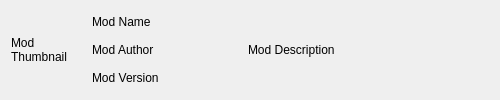
<?xml version="1.0" encoding="UTF-8"?>
<ui version="4.0">
 <class>DreadMod</class>
 <widget class="QWidget" name="DreadMod">
  <property name="geometry">
   <rect>
    <x>0</x>
    <y>0</y>
    <width>500</width>
    <height>100</height>
   </rect>
  </property>
  <property name="sizePolicy">
   <sizepolicy hsizetype="MinimumExpanding" vsizetype="Fixed">
    <horstretch>0</horstretch>
    <verstretch>0</verstretch>
   </sizepolicy>
  </property>
  <property name="minimumSize">
   <size>
    <width>500</width>
    <height>100</height>
   </size>
  </property>
  <property name="maximumSize">
   <size>
    <width>16777215</width>
    <height>100</height>
   </size>
  </property>
  <property name="windowTitle">
   <string>Form</string>
  </property>
  <layout class="QHBoxLayout" name="horizontalLayout">
   <item>
    <widget class="QLabel" name="thumbnail_label">
     <property name="sizePolicy">
      <sizepolicy hsizetype="Fixed" vsizetype="Fixed">
       <horstretch>0</horstretch>
       <verstretch>0</verstretch>
      </sizepolicy>
     </property>
     <property name="minimumSize">
      <size>
       <width>75</width>
       <height>75</height>
      </size>
     </property>
     <property name="maximumSize">
      <size>
       <width>75</width>
       <height>75</height>
      </size>
     </property>
     <property name="baseSize">
      <size>
       <width>75</width>
       <height>75</height>
      </size>
     </property>
     <property name="text">
      <string>Mod Thumbnail</string>
     </property>
     <property name="textFormat">
      <enum>Qt::TextFormat::PlainText</enum>
     </property>
     <property name="scaledContents">
      <bool>true</bool>
     </property>
     <property name="wordWrap">
      <bool>true</bool>
     </property>
    </widget>
   </item>
   <item>
    <layout class="QVBoxLayout" name="mod_info_layout">
     <property name="sizeConstraint">
      <enum>QLayout::SizeConstraint::SetDefaultConstraint</enum>
     </property>
     <item>
      <widget class="QLabel" name="name_label">
       <property name="sizePolicy">
        <sizepolicy hsizetype="Fixed" vsizetype="Preferred">
         <horstretch>0</horstretch>
         <verstretch>0</verstretch>
        </sizepolicy>
       </property>
       <property name="minimumSize">
        <size>
         <width>150</width>
         <height>0</height>
        </size>
       </property>
       <property name="maximumSize">
        <size>
         <width>150</width>
         <height>16777215</height>
        </size>
       </property>
       <property name="text">
        <string>Mod Name</string>
       </property>
       <property name="textFormat">
        <enum>Qt::TextFormat::PlainText</enum>
       </property>
      </widget>
     </item>
     <item>
      <widget class="QLabel" name="author_label">
       <property name="sizePolicy">
        <sizepolicy hsizetype="Fixed" vsizetype="Preferred">
         <horstretch>0</horstretch>
         <verstretch>0</verstretch>
        </sizepolicy>
       </property>
       <property name="minimumSize">
        <size>
         <width>150</width>
         <height>0</height>
        </size>
       </property>
       <property name="maximumSize">
        <size>
         <width>150</width>
         <height>16777215</height>
        </size>
       </property>
       <property name="text">
        <string>Mod Author</string>
       </property>
       <property name="textFormat">
        <enum>Qt::TextFormat::PlainText</enum>
       </property>
      </widget>
     </item>
     <item>
      <widget class="QLabel" name="version_label">
       <property name="sizePolicy">
        <sizepolicy hsizetype="Fixed" vsizetype="Preferred">
         <horstretch>0</horstretch>
         <verstretch>0</verstretch>
        </sizepolicy>
       </property>
       <property name="minimumSize">
        <size>
         <width>150</width>
         <height>0</height>
        </size>
       </property>
       <property name="maximumSize">
        <size>
         <width>150</width>
         <height>16777215</height>
        </size>
       </property>
       <property name="text">
        <string>Mod Version</string>
       </property>
       <property name="textFormat">
        <enum>Qt::TextFormat::PlainText</enum>
       </property>
      </widget>
     </item>
    </layout>
   </item>
   <item>
    <widget class="QLabel" name="description_label">
     <property name="sizePolicy">
      <sizepolicy hsizetype="MinimumExpanding" vsizetype="Expanding">
       <horstretch>1</horstretch>
       <verstretch>0</verstretch>
      </sizepolicy>
     </property>
     <property name="minimumSize">
      <size>
       <width>200</width>
       <height>0</height>
      </size>
     </property>
     <property name="baseSize">
      <size>
       <width>0</width>
       <height>0</height>
      </size>
     </property>
     <property name="layoutDirection">
      <enum>Qt::LayoutDirection::LeftToRight</enum>
     </property>
     <property name="text">
      <string>Mod Description</string>
     </property>
     <property name="textFormat">
      <enum>Qt::TextFormat::AutoText</enum>
     </property>
     <property name="wordWrap">
      <bool>true</bool>
     </property>
    </widget>
   </item>
  </layout>
 </widget>
 <resources/>
 <connections/>
</ui>
